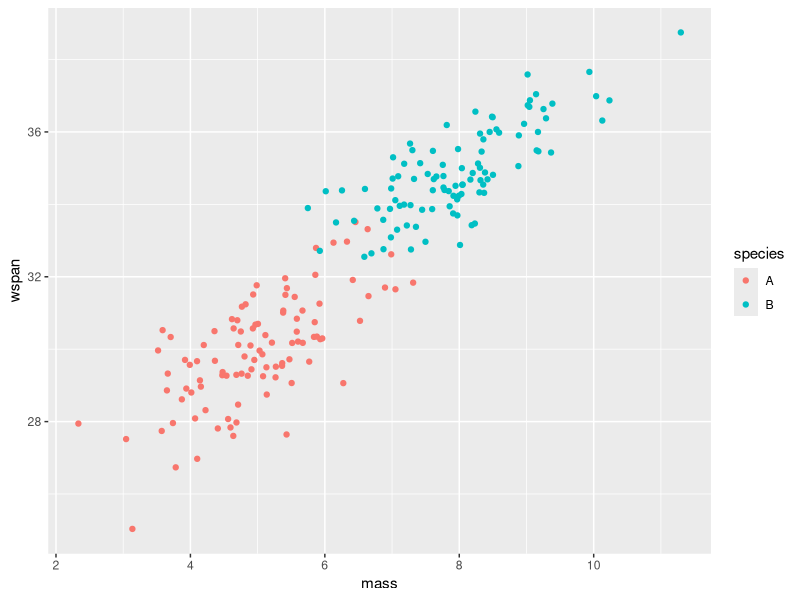
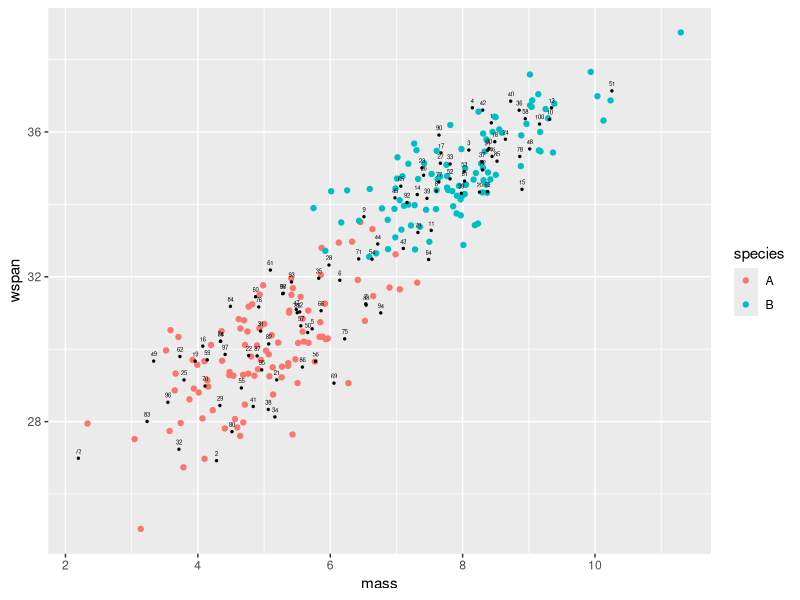
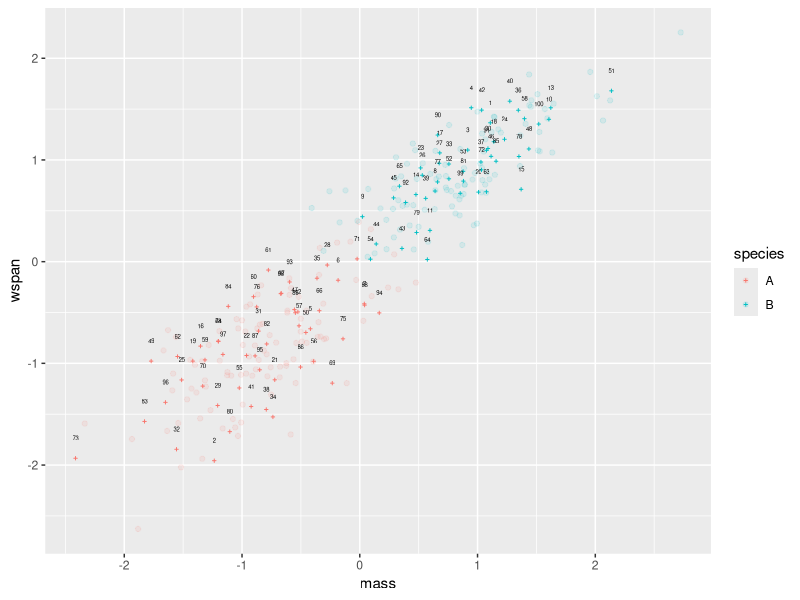
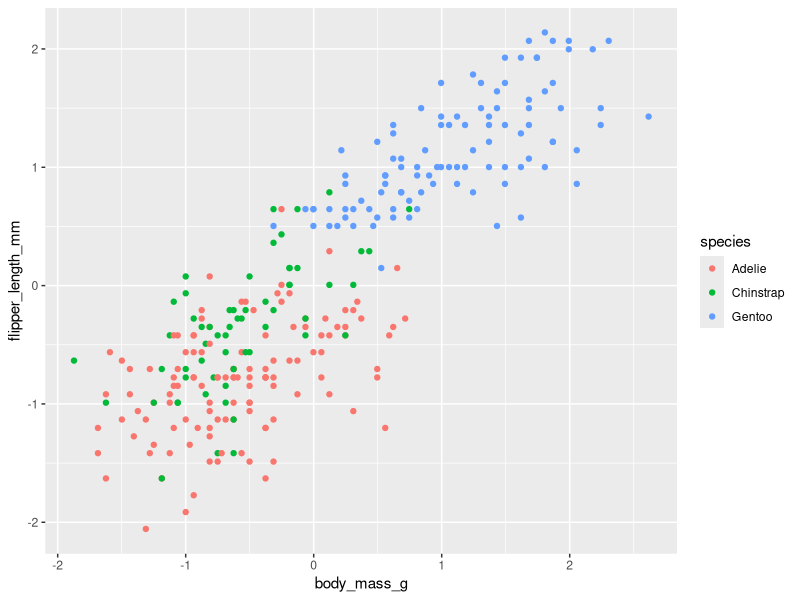
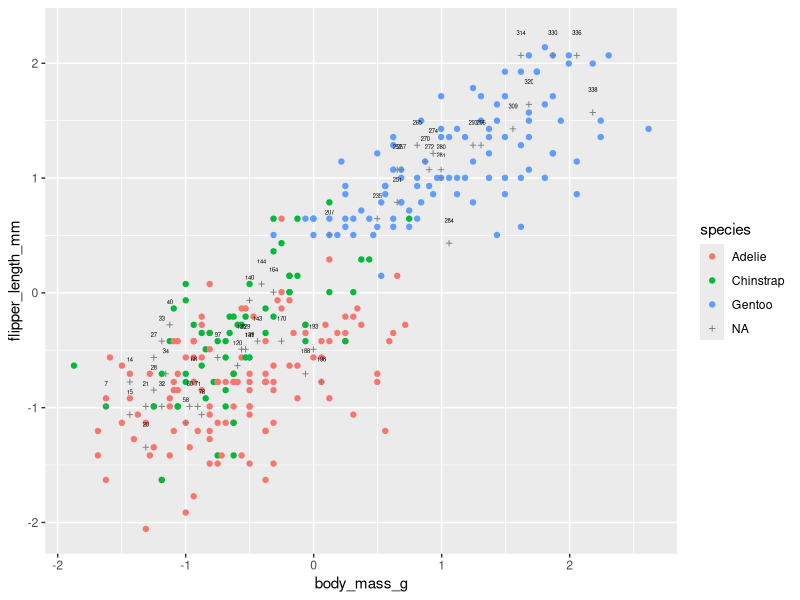

Recreate these plots in R, in order.
## ---- chunk 1
library(tidyverse)
setwd("/Users/pp16/Desktop/NTU/UCL exchange/week 1 day 5")
## ---- chunk 2
dragonfly <- read_csv("dragonfly.csv")
## ---- chunk 3
dragonfly <- mutate(dragonfly, species=factor(species))
## ---- chunk 4
ggplot(data = dragonfly,
       mapping=aes(y=wspan,
                   x=mass,
                   color=species)) +
  geom_point()
## ---- chunk 5
dragonfly2 <- read_csv("dragonfly2.csv")
## ---- chunk 6
ggplot() +
  geom_point(data = dragonfly,
             mapping=aes(y=wspan,
                         x=mass,
                         color=species)) +
  geom_point(data = dragonfly2,
             mapping=aes(y=wspan,
                         x=mass),
             colour="black", size=0.5) +
  geom_text(data = dragonfly2,              # adds text labels from id column
            mapping=aes(y=wspan,
                        x=mass,
                        label=id),
            size=1.5,                       # adjusts text size
            nudge_y=.2)                     # nudges text up to avoid overlapping
## ---- chunk 7
# create species column in dragonfly2 with NA entries
dragonfly2$species <- NA #add a column species to dragonfly2

dragonfly_all <- bind_rows(dragonfly, dragonfly2) #combine to a single dataframe
## ---- chunk 8
# to mutate a set of columns we can use the mutate_at() function
# and pass the column names we want it to operate on

dragonfly_all_norm <- dragonfly_all %>%
  mutate_at(c("mass","wspan"),scale)

# after applying the same scaling to all the data we can split it back
# into the original groups

dragonfly_norm <- dragonfly_all_norm %>%  #if not na put in dragonfly_norm
  filter(is.na(species) == FALSE)

dragonfly2_norm <- dragonfly_all_norm %>% #if na put in dragonfly2_norm
  filter(is.na(species) == TRUE)
## ---- chunk 9
df_train <- dragonfly_norm
df_test <- dragonfly2_norm
X_train <- select(df_train, wspan, mass)
Y_train <- df_train$species

# Note here we can't use Y_train <- select(df_train, species)
# because the select() function returns a data.frame with one column
# and knn() expects a vector not a dataframe

X_test <- select(df_test, wspan, mass)
## ---- chunk 10
install.packages(class)
library(class)

Y_test_predicted <- knn(X_train, X_test, Y_train, k=5)
## ---- chunk 11

df_test$species_predicted <- Y_test_predicted
## ---- chunk 12
ggplot() +
  geom_point(data = df_train,
             mapping=aes(y=wspan,
                         x=mass,
                         color=species),
             alpha=0.1) +                 # alpha sets these to be transparent
  geom_point(data = df_test,
             mapping=aes(y=wspan,
                         x=mass,
                         color=species_predicted),
             shape=3, size=0.5) +
  geom_text(data = df_test,
            mapping=aes(y=wspan,
                        x=mass,
                        label=id),
            size=1.5,
            nudge_y=.2)
## ---- chunk 13
df_test_labels <- read_csv("dragonfly2_labels.csv")
df_test$species_actual <- factor(df_test_labels$species_actual)

head(df_test)
## ---- chunk 14
table(actual = df_test$species_actual,
      predicted = df_test$species_predicted)


## ---- chunk 15
n_correct <- sum(df_test$species_actual == df_test$species_predicted)
n_incorrect <- sum(df_test$species_actual != df_test$species_predicted)

# how these work:
# df_test$species_actual == df_test$species_predicted
# produces vector of TRUE / FALSE values which
# stores TRUE where prediction matched values / FALSE otherwise
# sum() function acts to count number of TRUE entries in a vector
# as treats TRUE as having value 1 and FALSE having value 0

n_total <- n_correct + n_incorrect

accuracy <- n_correct / n_total
accuracy
## ---- chunk 16
library(tidyverse)
penguin = read_csv("penguins_knn.csv")
## ---- chunk 17
penguin_all_norm = penguin %>% 
  mutate_at(c("flipper_length_mm", "body_mass_g", "bill_length_mm", "bill_depth_mm"), scale)

penguin_norm = penguin_all_norm %>% 
  filter(is.na(species) == FALSE) 

penguin2_norm = penguin_all_norm %>% 
  filter(is.na(species)==TRUE)
## ---- chunk 18
penguin_train = drop_na(penguin_norm)
penguin_test = penguin2_norm

## ---- chunk 19
ggplot() +
  geom_point(data = penguin_train, 
             mapping = aes(y= flipper_length_mm, x= body_mass_g, color=species))
## ---- chunk 20
ggplot() +
  geom_point(data = penguin_train, 
             mapping = aes(y= flipper_length_mm, x= body_mass_g, color=species)) +
  geom_point(data=penguin_test, 
             mapping=aes(y=flipper_length_mm, x=body_mass_g, color=species), 
             shape=3, size=1) +
   geom_text(data = penguin_test,
            mapping=aes(y=flipper_length_mm,
                        x=body_mass_g,
                        label=id),
            size=1.5,
            nudge_y=.2)

## ---- chunk 21
X_train = select(penguin_train, body_mass_g, flipper_length_mm)
Y_train = penguin_train$species
X_test = select(penguin_test, body_mass_g, flipper_length_mm)
#install.packages(class)
library(class)
set.seed(100)
Y_test <- knn(X_train, X_test, Y_train, k=5)
Y_test
## ---- chunk 22
penguin_test$species_predicted = Y_test
table(actual = penguin_test$species_actual, predicted = penguin_test$species_predicted)
## ---- chunk 23
n_correct = sum(penguin_test$species_actual == penguin_test$species_predicted)
n_incorrect = sum(penguin_test$species_actual != penguin_test$species_predicted)
n_total = n_correct + n_incorrect
accuracy = n_correct/n_total
accuracy


(18+9+20) / 50

